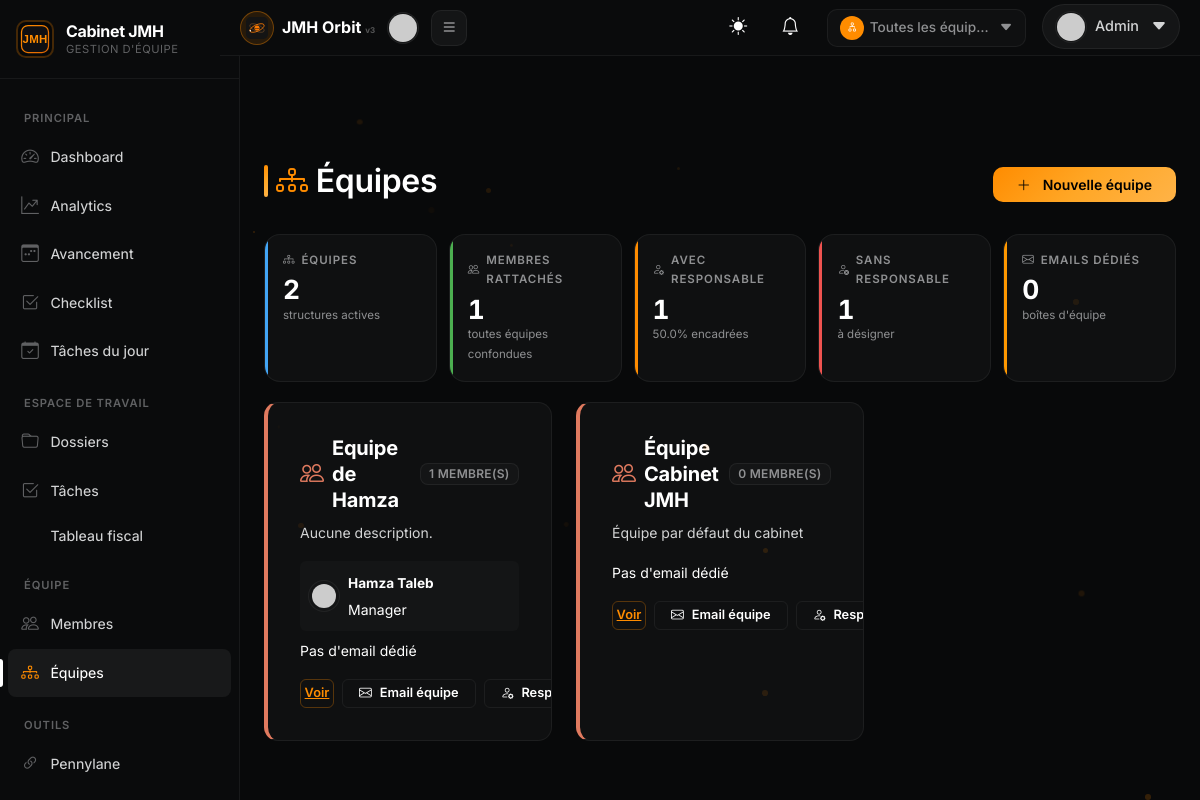
/equipes (signed in), run on the app's committed database.
### app/models.py (models this page shows, shortened)
class User(UserMixin, db.Model):
    __tablename__ = 'users'
    id = db.Column(db.Integer, primary_key=True)
    email = db.Column(db.String(120), unique=True, nullable=False, index=True)
    password_hash = db.Column(db.String(256), nullable=False)
    nom = db.Column(db.String(80), nullable=False)
    prenom = db.Column(db.String(80), nullable=False)
    photo_profil = db.Column(db.String(200), default='default.png')
    photo_data = db.Column(db.LargeBinary, nullable=True)
    photo_mimetype = db.Column(db.String(50), nullable=True)
    role = db.Column(db.String(20), nullable=False, default='membre')  # admin | manager | membre
    equipe_id = db.Column(db.Integer, db.ForeignKey('equipes.id'), nullable=True)
    poste = db.Column(db.String(120))  # e.g., "Comptable", "Auditeur"
    telephone = db.Column(db.String(20))
    actif = db.Column(db.Boolean, default=True)
    date_arrivee = db.Column(db.Date, default=date.today)
    date_creation = db.Column(db.DateTime, default=datetime.utcnow)
    dossiers_assignes = db.relationship('Dossier', backref='collaborateur', lazy='dynamic')
    taches_assignees = db.relationship('Tache', foreign_keys='Tache.assigne_a', backref='assigne', lazy='dynamic')
    taches_creees = db.relationship('Tache', foreign_keys='Tache.cree_par', backref='createur', lazy='dynamic')
    notifications = db.relationship('Notification', backref='user', lazy='dynamic', order_by='desc(Notification.date_envoi)')
    commentaires = db.relationship('CommentaireTache', backref='user', lazy='dynamic')
    performances = db.relationship('Performance', backref='user', lazy='dynamic')
    def photo_display_src(self):
        try:
            if self.photo_data:
                from flask import url_for
                return url_for('user_photo', user_id=self.id)
            if self.photo_profil and self.photo_profil != 'default.png':
                import os
                from flask import current_app
                photo_path = os.path.join(current_app.static_folder, 'uploads', self.photo_profil)
                if os.path.exists(photo_path):
                    return '/static/uploads/' + self.photo_profil
        except Exception:
            pass
        try:
            name = f"{self.prenom or ''} {self.nom or ''}".strip()
            encoded = name.replace(' ', '+')
            return f"https://ui-avatars.com/api/?name={encoded}&background=FF8C00&color=fff&size=128&font-size=0.5&bold=true"
        except Exception:
            pass
        return None

class Equipe(db.Model):
    __tablename__ = 'equipes'
    id = db.Column(db.Integer, primary_key=True)
    nom = db.Column(db.String(120), nullable=False)
    description = db.Column(db.Text, nullable=True)
    couleur = db.Column(db.String(20), default='#E07A5F')  # terracotta par défaut
    icon = db.Column(db.String(50), default='bi-people')  # bootstrap icon class
    manager_id = db.Column(db.Integer, db.ForeignKey('users.id'), nullable=True)
    date_creation = db.Column(db.DateTime, default=datetime.utcnow)
    equipe_email = db.Column(db.String(200), nullable=True)  # e.g. equipe-compta@ton-domaine.com
    manager = db.relationship('User', foreign_keys=[manager_id], backref='equipe_dirigee')
    membres = db.relationship('User', foreign_keys='User.equipe_id', backref='equipe', lazy='dynamic')
    def nb_membres(self):
        return self.membres.filter_by(actif=True).count()

### app/routes.py (the view, shortened to what this page needs)
@app.route('/equipes', methods=['GET', 'POST'])
@login_required
def equipes():
    equipes = Equipe.query.order_by(Equipe.nom).all()
    managers = User.query.filter(User.role.in_(('admin', 'manager')), User.actif == True).order_by(User.nom).all()
    return render_template('equipes.html', equipes=equipes, managers=managers)

### app/__init__.py (called while the page is built)
@login_manager.user_loader
def load_user(user_id):
    return User.query.get(int(user_id))

@app.before_request
def reconnect_db_on_ssl_error():
    from sqlalchemy.exc import OperationalError
    try:
        db.session.execute(db.text("SELECT 1"))
    except OperationalError:
        db.session.rollback()
        try:
            db.session.execute(db.text("SELECT 1"))
        except Exception:
            pass
    except Exception:
        db.session.rollback()

### templates/equipes.html (shortened to what this page needs)
{% extends "base.html" %}
{% block content %}
<div class="d-flex justify-content-between align-items-center mb-4 animate-fade-in-up stagger-1">
    <h2 class="fw-semibold"><i class="bi bi-diagram-3 me-2" style="color:var(--orange-primary)"></i>Équipes</h2>
    {% if current_user.role == 'admin' %}
    <button class="btn-premium btn-premium-primary" data-bs-toggle="modal" data-bs-target="#modalEquipe">
        <i class="bi bi-plus-lg me-1"></i>Nouvelle équipe
    </button>
    {% endif %}
</div>
{% set ens = namespace(total=0, membres=0, avec_mgr=0, emails=0) %}
{% for e in equipes %}
    {% set ens.total = ens.total + 1 %}
    {% set ens.membres = ens.membres + e.nb_membres() %}
    {% if e.manager %}{% set ens.avec_mgr = ens.avec_mgr + 1 %}{% endif %}
    {% if e.equipe_email %}{% set ens.emails = ens.emails + 1 %}{% endif %}
{% endfor %}
<div class="kpi-band animate-fade-in-up">
    <div class="kpi-chip" style="--accent: var(--info);">
        <div class="kpi-label"><i class="bi bi-diagram-3"></i> Équipes</div>
        <div class="kpi-value">{{ ens.total }}</div>
        <div class="kpi-sub">structures actives</div>
    </div>
    <div class="kpi-chip" style="--accent: var(--success);">
        <div class="kpi-label"><i class="bi bi-people"></i> Membres rattachés</div>
        <div class="kpi-value">{{ ens.membres }}</div>
        <div class="kpi-sub">toutes équipes confondues</div>
    </div>
    <div class="kpi-chip" style="--accent: var(--orange-primary);">
        <div class="kpi-label"><i class="bi bi-person-gear"></i> Avec responsable</div>
        <div class="kpi-value">{{ ens.avec_mgr }}</div>
        <div class="kpi-sub">{{ (ens.avec_mgr / ens.total * 100)|round(0) if ens.total else 0 }}% encadrées</div>
    </div>
    <div class="kpi-chip" style="--accent: var(--danger);">
        <div class="kpi-label"><i class="bi bi-person-x"></i> Sans responsable</div>
        <div class="kpi-value">{{ ens.total - ens.avec_mgr }}</div>
        <div class="kpi-sub">à désigner</div>
    </div>
    <div class="kpi-chip" style="--accent: var(--warning);">
        <div class="kpi-label"><i class="bi bi-envelope"></i> Emails dédiés</div>
        <div class="kpi-value">{{ ens.emails }}</div>
        <div class="kpi-sub">boîtes d'équipe</div>
    </div>
</div>
<div class="row equipe-cards-container">
    {% for e in equipes %}
    <div class="col-md-6 col-lg-4 mb-4 animate-fade-in-up stagger-1">
        <div class="card-premium h-100" style="border-left:4px solid {{ e.couleur }} !important;">
            <div class="card-body-premium">
                <div class="d-flex align-items-center justify-content-between mb-2">
                    <div class="d-flex align-items-center gap-2">
                        <i class="bi {{ e.icon }} fs-4" style="color:{{ e.couleur }}"></i>
                        <h5 class="mb-0">{{ e.nom }}</h5>
                    </div>
                    <span class="badge badge-tertiary">{{ e.nb_membres() }} membre(s)</span>
                </div>
                <p class="text-tertiary small">{{ e.description or 'Aucune description.' }}</p>
                {% if e.manager %}
                <div class="d-flex align-items-center gap-2 mt-2 p-2 rounded" style="background:var(--bg-card-hover);">
                    {% set e_photo = e.manager.photo_display_src() %}
                    {% if e_photo %}
                    <span class="user-icon-badge"><img src="{{ e_photo }}" alt="" class="sidebar-user-img" style="width:28px;height:28px;"></span>
                    {% else %}
                    <span class="user-icon-badge"><i class="bi bi-person-fill"></i></span>
                    {% endif %}
                    <div>
                        <strong style="font-size:0.85rem;">{{ e.manager.prenom }} {{ e.manager.nom }}</strong>
                        <br><small class="text-tertiary">Manager</small>
                    </div>
                </div>
                {% endif %}
                <div class="mt-2 small">
                    {% if e.equipe_email %}
                    <i class="bi bi-envelope me-1" style="color:var(--orange-primary)"></i>{{ e.equipe_email }}
                    {% else %}
                    <span class="text-tertiary">Pas d'email dédié</span>
                    {% endif %}
                </div>
                <div class="mt-3 d-flex gap-2">
                    <a href="{{ url_for('team_select') }}" class="btn-premium btn-premium-outline btn-premium-primary btn-sm">Voir</a>
                    {% if current_user.role == 'admin' %}
                    <button class="btn-premium btn-premium-outline btn-sm" data-bs-toggle="modal" data-bs-target="#modalMailEquipe{{ e.id }}">
                        <i class="bi bi-envelope"></i> Email équipe
                    </button>
                    <button class="btn-premium btn-premium-outline btn-sm" data-bs-toggle="modal" data-bs-target="#modalManagerEquipe{{ e.id }}">
                        <i class="bi bi-person-gear"></i> Responsable
                    </button>
                    {% endif %}
                </div>
            </div>
        </div>
    </div>
    {% endfor %}
</div>
{% endblock %}

### templates/base.html (shortened to what this page needs)
<!DOCTYPE html>
<html lang="fr">
<head>
    <link href="https://cdn.jsdelivr.net/npm/bootstrap@5.3.2/dist/css/bootstrap.min.css" rel="stylesheet">
    <link rel="stylesheet" href="https://cdn.jsdelivr.net/npm/bootstrap-icons@1.11.1/font/bootstrap-icons.css">
    <link href="{{ url_for('static', filename='css/style.css') }}?v=4" rel="stylesheet">
    <link href="{{ url_for('static', filename='css/light-theme.css') }}?v=1" rel="stylesheet">
    <div id="toastContainer" class="toast-container position-fixed bottom-0 end-0 p-3" style="z-index: 1080;"></div>
</head>
<body>
    <header class="app-topbar">
        <div class="app-topbar-left">
            <a class="app-brand" href="{{ url_for('dashboard') }}">
                <span class="app-brand-icon"><img src="{{ url_for('static', filename='img/logo-orbit.svg') }}" alt="" style="width:22px;height:22px;display:block;"></span>
                                <span class="app-brand-text">JMH Orbit <small style="font-size:0.5rem;opacity:0.3;">v3</small></span>
            </a>
            {% if current_user.is_authenticated %}
            {% set photo_src = current_user.photo_display_src() %}
            {% if photo_src %}
            <span class="app-user-icon">
                <img src="{{ photo_src }}" alt="photo" class="sidebar-user-img" style="width:32px;height:32px;">
            </span>
            {% endif %}
            <button class="app-topbar-toggle" id="sidebarToggle" type="button" aria-label="Toggle sidebar">
            </button>
            {% endif %}
        </div>
        <div class="app-topbar-right">
                {% if current_user.is_authenticated %}
                <button id="themeToggle" style="background:none;border:none;color:var(--text-primary);font-size:18px;cursor:pointer;margin-right:12px;" onclick="toggleTheme()" title="Changer le thème">
                    <i id="themeIcon" class="bi bi-sun-fill"></i>
                </button>
            <a href="{{ url_for('notifications_page') }}" class="notif-bell-link" style="margin-right:12px;position:relative;text-decoration:none;color:var(--text-primary);font-size:18px;">
                <i class="bi bi-bell"></i>
            </a>
            {% if current_equipe or all_equipes_for_switch %}
            <div class="dropdown">
                <div class="team-context-icon" style="border-color: var(--border-color);" data-bs-toggle="dropdown" role="button" aria-haspopup="true" aria-expanded="false">
                    <span class="team-icon" style="background: {{ current_equipe.couleur if current_equipe else '#FF8C00' }};color: #fff;">
                        {% if current_equipe %}
                        <i class="bi {{ current_equipe.icon or 'bi-people' }}"></i>
                        {% else %}
                        <i class="bi bi-diagram-2"></i>
                        {% endif %}
                    </span>
                    <span class="team-context-name">{{ current_equipe.nom if current_equipe else 'Toutes les équipes' }}</span>
                    <i class="bi bi-caret-down-fill ms-1"></i>
                </div>
            </div>
            {% endif %}
            <div class="dropdown">
                <a class="app-user-toggle" href="#" data-bs-toggle="dropdown">
                    {% set photo_src = current_user.photo_display_src() %}
                    {% if photo_src %}
                    <span class="app-user-icon">
                        <img src="{{ photo_src }}" alt="photo" class="sidebar-user-img" style="width:32px;height:32px;">
                    </span>
                    {% endif %}
                    <span class="app-user-name d-none d-md-inline">{{ current_user.prenom }}</span>
                    <i class="bi bi-caret-down-fill ms-1"></i>
                </a>
            </div>
            {% endif %}
        </div>
    </header>
    <main class="container-fluid" style="padding-top: 72px;">
        <div class="row">
            {% if current_user.is_authenticated %}
            <div class="col-auto h-100 d-none d-md-flex" id="sidebarCol" style="width: 220px;">
                {% include 'includes/sidebar.html' %}
            </div>
            {% endif %}
            <div class="col">
                <div class="container mt-4">
                    {% block content %}{% endblock %}
                </div>
            </div>
        </div>
    </main>
</body>
</html>

### data on the page
User: prenom "Admin"
Equipe: nom "Equipe de Hamza", nb_membres "1", description "Aucune description.", manager.prenom "Hamza", manager.nom "Taleb", shows "Pas d'email dédié"
Equipe: nom "Équipe Cabinet JMH", nb_membres "0", description "Équipe par défaut du cabinet", shows "Pas d'email dédié"

### other printed values
{{ current_equipe.nom if current_equipe else 'Toutes les équipes' }} "Toutes les équip…"
{{ ens.total }} "2"
{{ ens.membres }} "1"
{{ ens.avec_mgr }} "1"
{{ (ens.avec_mgr / ens.total * 100)|round(0) if ens.total else 0 }} "50.0"
{{ ens.total - ens.avec_mgr }} "1"
{{ ens.emails }} "0"
